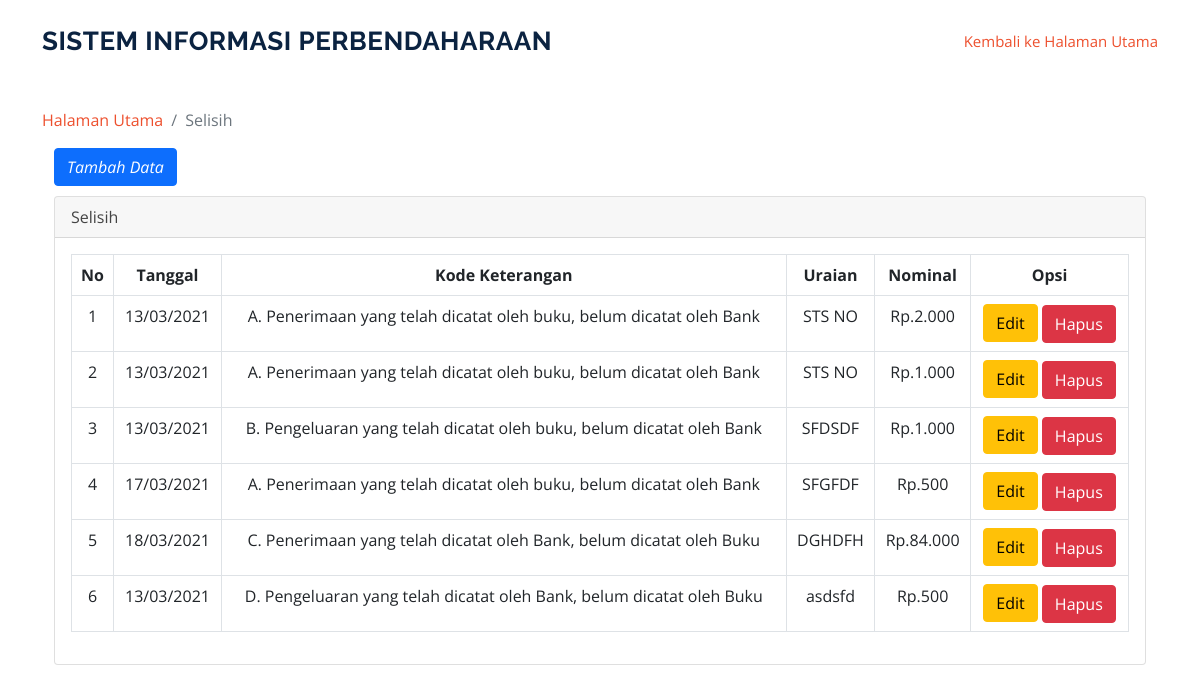
/index.php/selisihrekon, run on an earlier commit of the app's database.
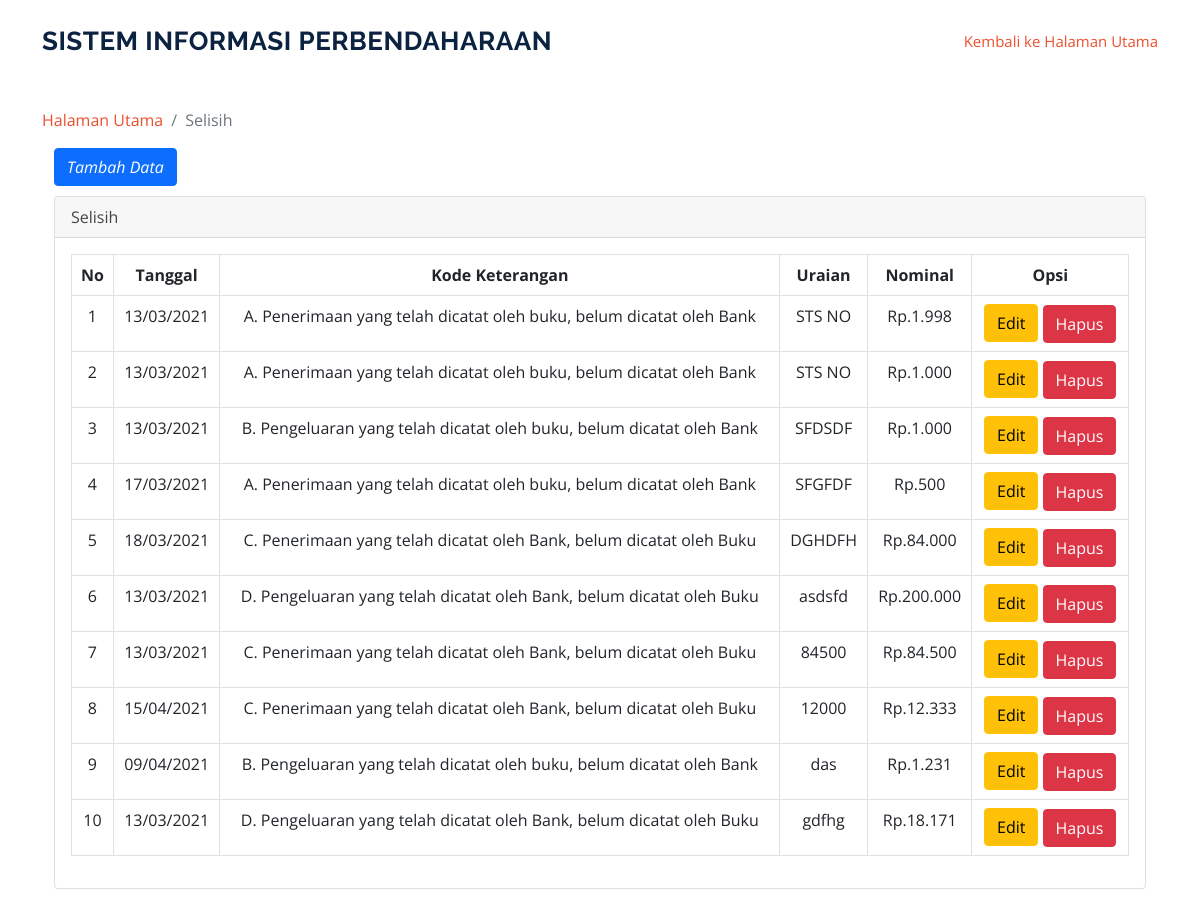
And on a later commit of the database.
### tables this page shows
CREATE TABLE `tbl_selisihrekon` (
  `id_selisihrekon` int(11) NOT NULL,
  `tanggal_selisih` date NOT NULL,
  `kode_keterangan` varchar(128) NOT NULL,
  `uraian` varchar(128) NOT NULL,
  `nominal` double NOT NULL
);

CREATE TABLE `tbl_keteranganselisih` (
  `id` int(11) NOT NULL,
  `kode_keterangan` enum('A','B','C','D') NOT NULL,
  `uraian_keteranganselisih` varchar(128) NOT NULL
);

### application/controllers/Selisihrekon.php (called while the page is built, shortened)
<?php
class Selisihrekon extends CI_Controller {
	public function __construct()
    {
       $this->load->model('model_selisihrekon');
    }
	function index()
	{
        $data['content'] = $this->model_selisihrekon->GetSelisihRekon();
        $this->load->view('selisihrekon/selisihrekon', $data);
	}
}

### index.php (called while the page is built, shortened)
<?php
require_once BASEPATH.'core/CodeIgniter.php';

### application/models/Model_selisihrekon.php (called while the page is built, shortened)
<?php if ( ! defined('BASEPATH')) exit('No direct script access allowed');
class Model_selisihrekon extends CI_Model {
	function GetSelisihRekon()
    {
        $this->db->order_by('id_selisihrekon', 'ASC');
        return $this->db->from('tbl_selisihrekon')
          ->join('tbl_keteranganselisih','tbl_keteranganselisih.kode_keterangan=tbl_selisihrekon.kode_keterangan')
          ->get();
    }
}

### application/views/selisihrekon/selisihrekon.php (the view, shortened to what this page needs)
</head>
<section id_ssh="services" class="services">
      <div class="container">
      <ol class="breadcrumb" >
        <li class="breadcrumb-item">
          <a href="<?php echo base_url('user/index')?>">Halaman Utama</a>
        </li>
        <li class="breadcrumb-item active">Selisih</li>
      </ol>
      <div class="container">
      <a href="<?php echo base_url('selisihrekon/menambahdataselisihrekon')?>" class="btn btn-primary" style="margin-bottom: 10px;"><i class="fa fa-plus">Tambah Data</a></i>
  <div class="card mb-3">
        <div class="card-header">
          <i class="fa fa-table"></i>Selisih</div>
        <div class="card-body">
          <div class="table-responsive">
            <table class="table table-bordered" id="dataTable" width="100%" cellspacing="0">
              <thead>
                <tr class="text-center">
                  <th>No</th>
                  <th>Tanggal</th>
                  <th>Kode Keterangan</th>
                  <th>Uraian</th>
                  <th>Nominal</th>
                  <th>Opsi</th>
                </tr>
              </thead>
            <tbody  class="text-center">
                <tr>
                <?php
                  $i = 1;
                  foreach ($content->result() as $data)
                  {
                  ?>
                  <td><?= $i ?></td>
                  <td> <?php echo date("d/m/Y", strtotime($data->tanggal_selisih));?></td>
                  <td><?= $data->uraian_keteranganselisih?></td>
                  <td><?= $data->uraian?></td>
                  <td><?='Rp.'.number_format($data->nominal,0,'.','.');?></td>
                  <td>
                    <a href="<?php echo base_url()?>selisihrekon/updatedataselisihrekon/<?php echo $data->id_selisihrekon; ?>" class="btn btn-warning" style="margin-bottom: 1px;">Edit<i class="fa fa-tag"></i></a>
                    <a href="<?php echo base_url()?>selisihrekon/action_deletedataselisihrekon/<?php echo $data->id_selisihrekon; ?>" onclick="return confirm('Apakah anda yakin?');" class="btn btn-danger">Hapus<i class="fa fa-trash"></i></a>
                  </td>
                </tr>
                    <?php
                      $i++;
                  }
                  ?>
              </tbody>
            </table>
          </div>
        </div>
      </div>
    </div>
  </div>

What changed in the data, as far as the page shows it:
changed tbl_selisihrekon (number 1 of 10 on the later page): nominal "2.000" → "1.998"
changed tbl_selisihrekon "asdsfd": nominal "500" → "200.000"
added tbl_selisihrekon: tanggal_selisih "13/03/2021", tbl_keteranganselisih.uraian_keteranganselisih "C. Penerimaan yang telah dicatat oleh Bank, belum dicatat oleh Buku", uraian "84500", nominal "84.500"
added tbl_selisihrekon: tanggal_selisih "15/04/2021", tbl_keteranganselisih.uraian_keteranganselisih "C. Penerimaan yang telah dicatat oleh Bank, belum dicatat oleh Buku", uraian "12000", nominal "12.333"
added tbl_selisihrekon: tanggal_selisih "09/04/2021", tbl_keteranganselisih.uraian_keteranganselisih "B. Pengeluaran yang telah dicatat oleh buku, belum dicatat oleh Bank", uraian "das", nominal "1.231"
added tbl_selisihrekon: tanggal_selisih "13/03/2021", tbl_keteranganselisih.uraian_keteranganselisih "D. Pengeluaran yang telah dicatat oleh Bank, belum dicatat oleh Buku", uraian "gdfhg", nominal "18.171"
